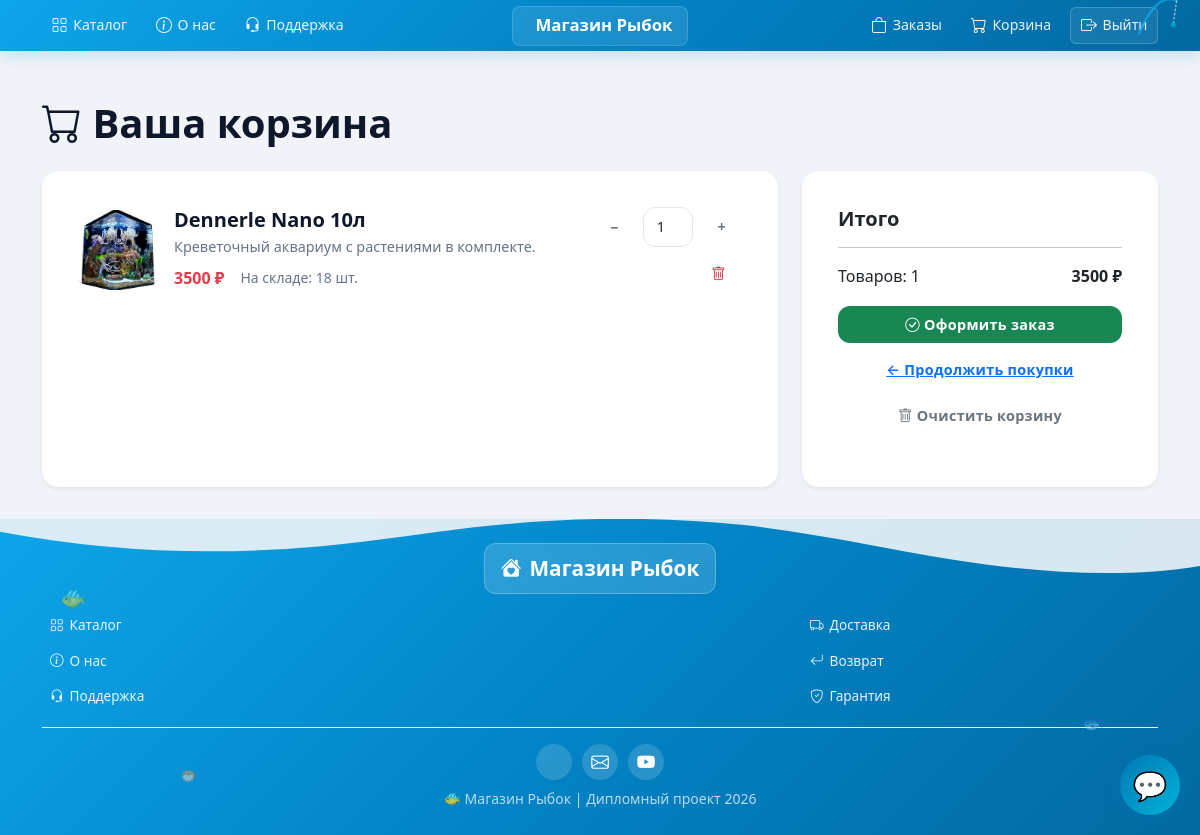
The page /orders/cart/ (signed in) on the database its author committed.
### orders/models.py (models this page shows, shortened)
class CartItem(models.Model):
    cart = models.ForeignKey(
        Cart,
        on_delete=models.CASCADE,
        related_name="items",
        verbose_name="Корзина"
    )
    product = models.ForeignKey(
        'products.Product',
        on_delete=models.CASCADE,
        verbose_name="Товар"
    )
    quantity = models.IntegerField("Количество", default=1)
    price = models.IntegerField("Цена на момент добавления")
    class Meta:
        verbose_name = "Товар в корзине"
        verbose_name_plural = "Товары в корзине"
        unique_together = ['cart', 'product']
    @property
    def total_price(self):
        return self.price * self.quantity

### products/models.py (models this page shows, shortened)
class Product(models.Model):
    CATEGORY_CHOICES = [
        ('fish', '🐠 Рыбки'),
        ('aquarium', '🐟 Аквариумы'),
        ('food', '🍽 Корма'),
        ('accessory', '🔧 Аксессуары'),
    ]
    DIFFICULTY_CHOICES = [
        ('beginner', 'Новичок'),
        ('intermediate', 'Средний'),
        ('pro', 'Профи'),
    ]
    name = models.CharField("Название", max_length=200)
    category = models.CharField("Категория", max_length=20, choices=CATEGORY_CHOICES)
    price = models.DecimalField("Цена", max_digits=8, decimal_places=2)
    stock = models.PositiveIntegerField("Остаток", default=0)
    description = models.TextField("Описание", blank=True)
    difficulty = models.CharField("Сложность", max_length=20, choices=DIFFICULTY_CHOICES, blank=True, null=True)
    min_volume = models.PositiveIntegerField("Мин. объём аквариума (л)", blank=True, null=True)
    image = models.ImageField("Изображение", upload_to='products/', blank=True, null=True)
    is_secret = models.BooleanField("Скрытый товар", default=False)
    created_at = models.DateTimeField(auto_now_add=True)
    class Meta:
        verbose_name = "Товар"
        verbose_name_plural = "Товары"
        ordering = ['category', 'name']
    def get_image_url(self):
        filename = f"{self.id}.jpg"
        relative_path = os.path.join('products', filename)
        full_path = os.path.join(settings.BASE_DIR, 'static', 'products', filename)
        if os.path.exists(full_path):
            from django.templatetags.static import static
            return static(relative_path)
        return self._get_fallback_svg()

### orders/views.py (the view)
# urls.py: path('cart/', views.cart_view, name='cart'),
def cart_view(request):
    cart = CartManager(request)
    items = cart.get_all()
    context = {
        'items': items,
        'total': cart.cart.total_amount,
        'total_items': cart.cart.total_items,
    }
    return render(request, 'orders/cart.html', context)

### orders/cart.py (called while the page is built)
    def _get_or_create_cart(self):
        if self.user:
            cart, _ = Cart.objects.get_or_create(user=self.user)
        else:
            cart, _ = Cart.objects.get_or_create(session_key=self.session_key)
        return cart

    def get_all(self):
        items = self.cart.items.select_related('product').all()
        for item in items:
            item.available = item.product.stock
        return items

### orders/models.py (called while the page is built)
    @property
    def total_amount(self):
        return sum(item.total_price for item in self.items.all())

    @property
    def total_items(self):
        return sum(item.quantity for item in self.items.all())

### templates/orders/cart.html (shortened to what this page needs)
{% extends 'base.html' %}
{% block content %}
<h1 class="mb-4"><i class="bi bi-cart"></i> Ваша корзина</h1>
{% if items %}
<div class="row">
    <div class="col-lg-8">
        {% for item in items %}
        <div class="card shadow-sm mb-3">
            <div class="card-body">
                <div class="d-flex align-items-center gap-3">
                    <img src="{{ item.product.get_image_url }}"
                         alt="{{ item.product.name }}"
                         class="rounded"
                         style="width: 80px; height: 80px; object-fit: cover; background: #f8f9fa;"
                         loading="lazy"
                         onerror="this.src='https://via.placeholder.com/400x300/95A5A6/FFFFFF?text=FishShop'">
                    <div class="flex-grow-1">
                        <h5 class="mb-1">{{ item.product.name }}</h5>
                        <p class="text-muted small mb-2">{{ item.product.description|truncatechars:80 }}</p>
                        <div class="d-flex align-items-center gap-3">
                            <span class="fw-bold text-danger">{{ item.price }} ₽</span>
                            <span class="text-muted small">
                                {% if item.product.stock > 0 %}
                                    На складе: {{ item.product.stock }} шт.
                                {% else %}
                                    <span class="text-danger">Нет в наличии</span>
                                {% endif %}
                            </span>
                        </div>
                    </div>
                    <div class="text-end">
                        <div class="d-flex align-items-center gap-2 mb-2">
                            <button class="btn btn-sm btn-outline-secondary"
                                    onclick="updateCartQty({{ item.product.id }}, -1, {{ item.product.stock }})">−</button>
                            <input type="number" id="cart-qty-{{ item.product.id }}"
                                   class="form-control form-control-sm text-center"
                                   value="{{ item.quantity }}" min="1" max="{{ item.product.stock }}"
                                   style="width: 50px;"
                                   onchange="updateCartQty({{ item.product.id }}, this.value, {{ item.product.stock }})">
                            <button class="btn btn-sm btn-outline-secondary"
                                    onclick="updateCartQty({{ item.product.id }}, 1, {{ item.product.stock }})">+</button>
                        </div>
                        <button class="btn btn-sm btn-outline-danger"
                                onclick="removeFromCart({{ item.product.id }})">
                            <i class="bi bi-trash"></i>
                        </button>
                    </div>
                </div>
            </div>
        </div>
        {% endfor %}
    </div>
    <div class="col-lg-4">
        <div class="card shadow-sm sticky-top" style="top: 20px;">
            <div class="card-body">
                <h5 class="card-title">Итого</h5>
                <hr>
                <div class="d-flex justify-content-between mb-3">
                    <span>Товаров: {{ total_items }}</span>
                    <span class="fw-bold">{{ total }} ₽</span>
                </div>
                <a href="{% url 'orders:checkout' %}" class="btn btn-success w-100 btn-lg">
                    <i class="bi bi-check-circle"></i> Оформить заказ
                </a>
                <a href="{% url 'products:catalog' %}" class="btn btn-link w-100 mt-2">
                    ← Продолжить покупки
                </a>
                <button class="btn btn-outline-secondary w-100 mt-2" onclick="clearCart()">
                    <i class="bi bi-trash"></i> Очистить корзину
                </button>
            </div>
        </div>
    </div>
</div>
{% endif %}
{% endblock %}

### static/css/style.css (style rules this page uses)
:root { --bg: #f0f4f8; --card-bg: #ffffff; --primary: #0284c7; --primary-light: #06b6d4; --primary-dark: #0369a1; --footer-bg-start: #0ea5e9; --footer-bg-end: #0284c7; --text: #0f172a; --muted: #64748b; --radius: 16px; --shadow: 0 8px 24px rgba(0,0,0,0.08); --shadow-hover: 0 12px 32px rgba(2,132,199,0.15); --shadow-btn: 0 4px 14px rgba(2,132,199,0.4); --transition: all 0.3s cubic-bezier(0.4, 0, 0.2, 1); }
* { box-sizing: border-box; margin: 0; padding: 0; }
body { display: flex; flex-direction: column; min-height: 100vh; background: var(--bg); color: var(--text); font-family: system-ui, -apple-system, 'Segoe UI', sans-serif; line-height: 1.6; }
.card { border: none; border-radius: var(--radius); background: var(--card-bg); box-shadow: var(--shadow); transition: var(--transition); overflow: hidden; height: 100%; padding: 1.25rem; margin-bottom: 1rem; }
.card p, .card li { font-size: 0.9rem; line-height: 1.5; margin-bottom: 0.3rem; }
.btn { position: relative; overflow: hidden; font-weight: 600; letter-spacing: 0.3px; transition: var(--transition); border: none; border-radius: 12px; padding: 8px 16px; font-size: 0.9rem; }
.btn::after { content: ''; position: absolute; top: 0; left: -100%; width: 100%; height: 100%; background: linear-gradient(90deg, transparent, rgba(255,255,255,0.2), transparent); transition: left 0.4s ease; }
.form-control, .form-select { border-radius: 12px; border: 1.5px solid #e2e8f0; padding: 8px 12px; font-size: 0.9rem; transition: var(--transition); }
h1,h2,h3,h4,h5 { font-weight: 700; color: var(--text); margin-bottom: 1rem; }
.text-danger { color: #e63946 !important; }
.text-muted { color: var(--muted) !important; }

### rows shown on the page
CartItem: product.name "Dennerle Nano 10л", product.description "Креветочный аквариум с растениями в комплекте.", price "3500", product.stock "18", quantity "1"

### other values the page prints
{{ total_items }} "1"
{{ total }} "3500"
